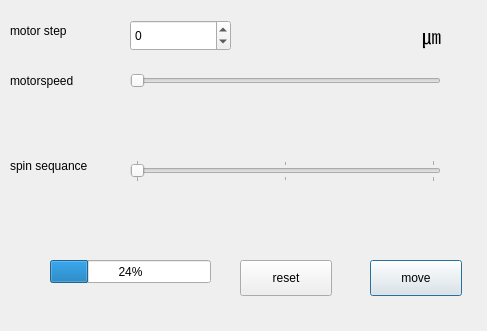
<?xml version="1.0" encoding="UTF-8"?>
<ui version="4.0">
 <class>MotorControl</class>
 <widget class="QDialog" name="MotorControl">
  <property name="geometry">
   <rect>
    <x>0</x>
    <y>0</y>
    <width>487</width>
    <height>331</height>
   </rect>
  </property>
  <property name="windowTitle">
   <string>Dialog</string>
  </property>
  <widget class="QSpinBox" name="stepcontroler">
   <property name="geometry">
    <rect>
     <x>130</x>
     <y>20</y>
     <width>101</width>
     <height>31</height>
    </rect>
   </property>
   <property name="minimum">
    <number>-999</number>
   </property>
   <property name="maximum">
    <number>999</number>
   </property>
  </widget>
  <widget class="QProgressBar" name="progressBar">
   <property name="geometry">
    <rect>
     <x>50</x>
     <y>260</y>
     <width>161</width>
     <height>23</height>
    </rect>
   </property>
   <property name="value">
    <number>24</number>
   </property>
  </widget>
  <widget class="QSlider" name="speedcontrol">
   <property name="geometry">
    <rect>
     <x>130</x>
     <y>70</y>
     <width>311</width>
     <height>22</height>
    </rect>
   </property>
   <property name="orientation">
    <enum>Qt::Horizontal</enum>
   </property>
  </widget>
  <widget class="QLabel" name="step">
   <property name="geometry">
    <rect>
     <x>10</x>
     <y>20</y>
     <width>91</width>
     <height>21</height>
    </rect>
   </property>
   <property name="text">
    <string>motor step</string>
   </property>
  </widget>
  <widget class="QLabel" name="speed">
   <property name="geometry">
    <rect>
     <x>10</x>
     <y>70</y>
     <width>81</width>
     <height>21</height>
    </rect>
   </property>
   <property name="text">
    <string>motorspeed</string>
   </property>
  </widget>
  <widget class="QLabel" name="lengthUnit">
   <property name="geometry">
    <rect>
     <x>240</x>
     <y>20</y>
     <width>201</width>
     <height>31</height>
    </rect>
   </property>
   <property name="layoutDirection">
    <enum>Qt::LeftToRight</enum>
   </property>
   <property name="autoFillBackground">
    <bool>true</bool>
   </property>
   <property name="text">
    <string>&lt;html&gt;&lt;head/&gt;&lt;body&gt;&lt;p&gt;&lt;span style=&quot; font-size:14pt;&quot;&gt;㎛&lt;/span&gt;&lt;/p&gt;&lt;/body&gt;&lt;/html&gt;</string>
   </property>
   <property name="alignment">
    <set>Qt::AlignRight|Qt::AlignTrailing|Qt::AlignVCenter</set>
   </property>
   <property name="wordWrap">
    <bool>false</bool>
   </property>
   <property name="margin">
    <number>0</number>
   </property>
   <property name="openExternalLinks">
    <bool>false</bool>
   </property>
   <property name="textInteractionFlags">
    <set>Qt::NoTextInteraction</set>
   </property>
  </widget>
  <widget class="QLabel" name="seaence">
   <property name="geometry">
    <rect>
     <x>10</x>
     <y>150</y>
     <width>101</width>
     <height>31</height>
    </rect>
   </property>
   <property name="text">
    <string>spin sequance</string>
   </property>
  </widget>
  <widget class="QSlider" name="sequenceselector">
   <property name="geometry">
    <rect>
     <x>130</x>
     <y>160</y>
     <width>311</width>
     <height>22</height>
    </rect>
   </property>
   <property name="focusPolicy">
    <enum>Qt::StrongFocus</enum>
   </property>
   <property name="contextMenuPolicy">
    <enum>Qt::CustomContextMenu</enum>
   </property>
   <property name="inputMethodHints">
    <set>Qt::ImhNone</set>
   </property>
   <property name="maximum">
    <number>2</number>
   </property>
   <property name="singleStep">
    <number>1</number>
   </property>
   <property name="pageStep">
    <number>1</number>
   </property>
   <property name="orientation">
    <enum>Qt::Horizontal</enum>
   </property>
   <property name="tickPosition">
    <enum>QSlider::TicksBothSides</enum>
   </property>
   <property name="tickInterval">
    <number>1</number>
   </property>
  </widget>
  <widget class="QPushButton" name="move">
   <property name="geometry">
    <rect>
     <x>370</x>
     <y>260</y>
     <width>92</width>
     <height>36</height>
    </rect>
   </property>
   <property name="text">
    <string>move</string>
   </property>
  </widget>
  <widget class="QPushButton" name="reset">
   <property name="geometry">
    <rect>
     <x>240</x>
     <y>260</y>
     <width>92</width>
     <height>36</height>
    </rect>
   </property>
   <property name="text">
    <string>reset</string>
   </property>
  </widget>
 </widget>
 <resources/>
 <connections/>
 <slots>
  <slot>reset()</slot>
 </slots>
</ui>
